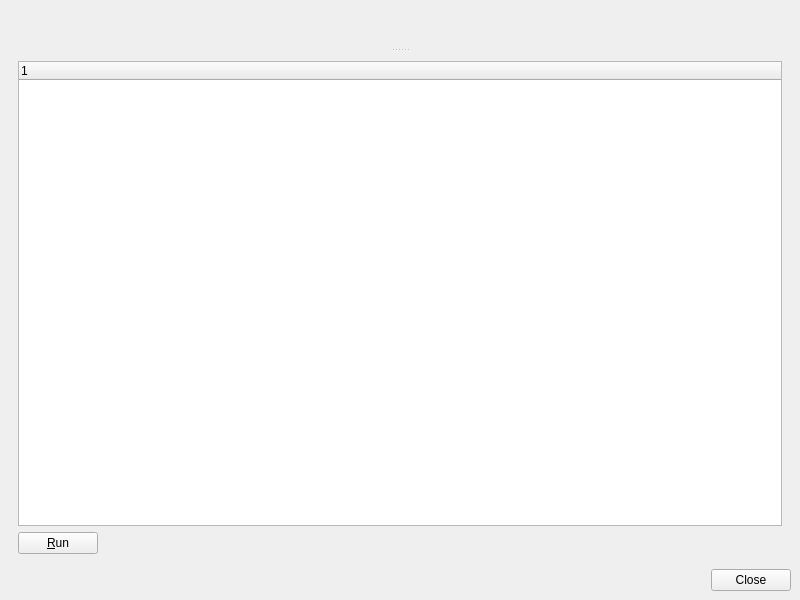
<?xml version="1.0" encoding="UTF-8"?>
<ui version="4.0">
 <class>BenchmarkWindow</class>
 <widget class="QWidget" name="BenchmarkWindow">
  <property name="geometry">
   <rect>
    <x>0</x>
    <y>0</y>
    <width>800</width>
    <height>600</height>
   </rect>
  </property>
  <property name="windowTitle">
   <string>Benchmarks</string>
  </property>
  <property name="locale">
   <locale language="English" country="UnitedStates"/>
  </property>
  <layout class="QGridLayout" name="gridLayout">
   <item row="1" column="0">
    <widget class="QDialogButtonBox" name="buttonbox">
     <property name="orientation">
      <enum>Qt::Horizontal</enum>
     </property>
     <property name="standardButtons">
      <set>QDialogButtonBox::Close</set>
     </property>
    </widget>
   </item>
   <item row="0" column="0">
    <widget class="QSplitter" name="splitter">
     <property name="orientation">
      <enum>Qt::Vertical</enum>
     </property>
     <widget class="QWidget" name="layoutWidget">
      <layout class="QVBoxLayout" name="graphs_contents"/>
     </widget>
     <widget class="QWidget" name="layoutWidget">
      <layout class="QVBoxLayout" name="benchmarks_contents">
       <item>
        <widget class="QTreeWidget" name="treewidget_benchmarks">
         <column>
          <property name="text">
           <string notr="true">1</string>
          </property>
         </column>
        </widget>
       </item>
       <item>
        <layout class="QHBoxLayout" name="horizontalLayout">
         <item>
          <widget class="QPushButton" name="pushbutton_run">
           <property name="text">
            <string>&amp;Run</string>
           </property>
          </widget>
         </item>
         <item>
          <spacer name="horizontalSpacer">
           <property name="orientation">
            <enum>Qt::Horizontal</enum>
           </property>
           <property name="sizeHint" stdset="0">
            <size>
             <width>40</width>
             <height>20</height>
            </size>
           </property>
          </spacer>
         </item>
        </layout>
       </item>
      </layout>
     </widget>
    </widget>
   </item>
  </layout>
 </widget>
 <layoutdefault spacing="6" margin="9"/>
 <resources/>
 <connections/>
</ui>
